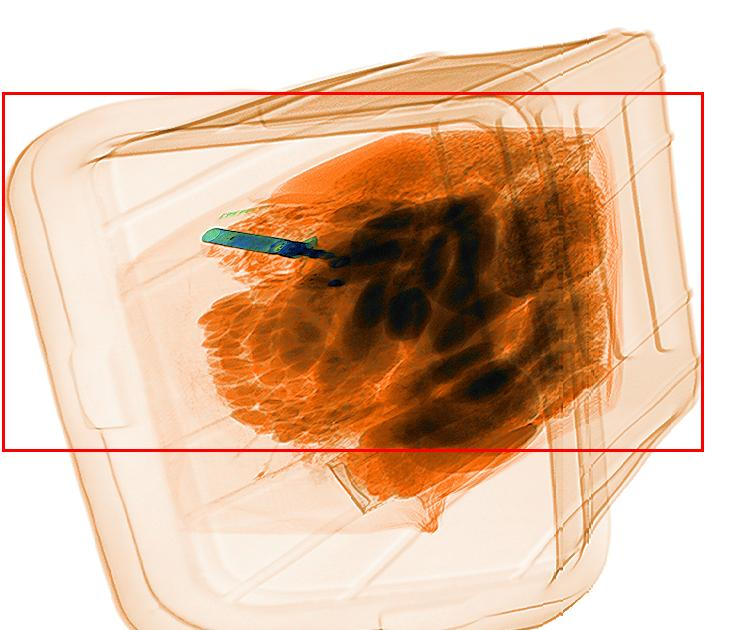
#> input picture background_images/0.jpg, 748 x 630 px; its folder holds only this picture in this run
$ python main.py
#> lines starting #> are read from the running program, lines starting #| are printed output that depends on the picture; after the words box and inside, x2 and y2 are one past the last pixel; in counts of white or black regions, pixels touching at a corner belong together
### training.py
############### IMPORTING lIBRARIES #####################
import cv2
import numpy as np


####################### FUNCTIONS #######################

# SHOWING IMAGE
def show_picture(img,name=None):
    cv2.imshow(f"{name} Image!!",img)
    if cv2.waitKey(0) & 0xFF:
        cv2.destroyAllWindows()

# CORRECTION OF THREAT OBJECT PIXELS
def correction_of_Filter(threat_object,sw,sh,sc):
    for i in range(0,sw):
        for j in range(0,sh):
            for k in range(0, sc):
                if threat_object[i, j, k] < 10:
                    threat_object[i, j, k] = 0
    return threat_object

# PLACING THREAT OBJECT ON BACKGROUND IMAGE
def placing_threat_object(background_Image, threat_object,sw,sh,sc,ii):
    if ii==3 :          # PLACING IN THE REACTANGULAR BOC OF 3.JPG.
        add_in_i=400
        add_in_j = 430
    elif ii==4:         # PLACING IN THE REACTANGULAR BOC OF 4.JPG.
        add_in_i=250
        add_in_j = 808
    else :
        add_in_i = background_Image.shape[0]//2
        add_in_j = background_Image.shape[1]//2

    '''ADDING THE COLOR PIXELS OF THREAT OBJECTS AND NOT THE BLACK PIXELS
    TO THE BACKGROUND IMAGE'''
    for i in range(0,sw):
        for j in range(0,sh):
            for k in range(0, sc):
                if threat_object[i, j, k] != 0:
                    background_Image[i+add_in_i, j+add_in_j, k] = threat_object[i,j, k]
    return background_Image


def main(i=0,j=0):
#> called with i = 0, j = 0
    background_Image =  cv2.imread(f'background_images/{i}.jpg')
#> background_Image is the input picture: shape (630, 748, 3); mean B, G, R 165.3, 190.6, 224.3
    threat_object = cv2.imread(f'grab_resized_images/{j}.png')
    threat_object = cv2.resize(threat_object, (75,75))
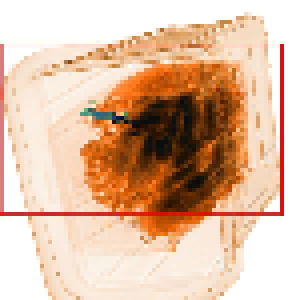
#> threat_object: shape (75, 75, 3) (shown 4 times larger); mean B, G, R 163.6, 189, 223.9
    sw,sh,sc = threat_object.shape
#> sw = 75; sh = 75; sc = 3
    threat_object=correction_of_Filter(threat_object,sw,sh,sc)
#> after the loop in correction_of_Filter, `for i in range(0,sw):`: threat_object: shape (75, 75, 3); 9% of pixels changed, all inside (x1, y1, x2, y2) = (22, 18, 71, 58)
    background_Image = placing_threat_object(background_Image, threat_object,sw,sh,sc,i)
#> after the loop in placing_threat_object, `for i in range(0,sw):`:
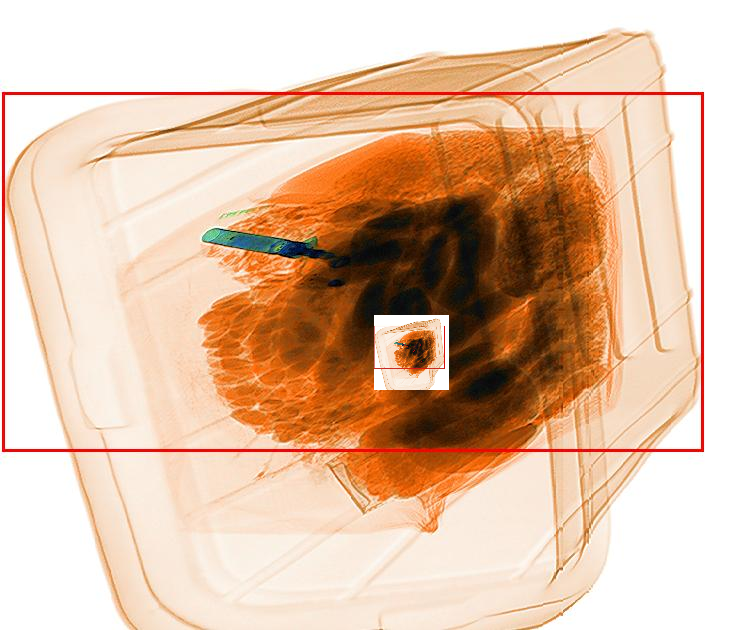
#> background_Image: shape (630, 748, 3); 1.19% of pixels changed, all inside (x1, y1, x2, y2) = (374, 315, 449, 390)
    show_picture(background_Image,"Final")
#> (key q is pressed here)
    cv2.imwrite(f'Assignment_Outputs/{i}_{j}.png', background_Image)

### main.py
############### IMPORTING lIBRARIES #####################
import cv2
import numpy as np
import matplotlib.pyplot as plt

############### IMPORTING FILES AND MODULES ##############
from select_threat_object import show_pic
from training import main


##################### LOGIC ##############################

if __name__=="__main__":
    for i in range(0,5):
        for j in range(0,5):
#> (the run stopped early here; a loop or call above may not have finished)
